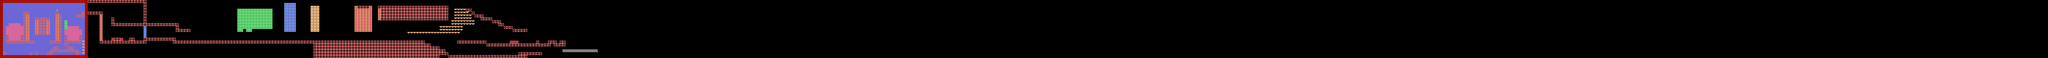

A 2D game scene composited from a Tiled map and its tileset images. What follows is a short description and the map's XML, with each tile layer's data collapsed to a summary:
An orthogonal 699x20 tile map with 8x8 px tiles, 3 tile layers (BackGround, Collision Layer, layer2) and 43 objects (10x DamageBlock, 8x MovementBlock, 3x VerticalBoostBlock, 3x CompleteLevelBlock, PlayerSpawner, ...).

<map version="1.10" tiledversion="1.11.2" orientation="orthogonal" renderorder="right-down" width="699" height="20" tilewidth="8" tileheight="8" infinite="0" nextlayerid="11" nextobjectid="112">
 <properties>
  <property name="Tile Size" type="int" value="32" />
 </properties>
 <tileset firstgid="1" source="worldTexture.tsx" />
 <layer id="9" name="BackGround" width="699" height="20">
  <data>[13980 cells, 600 non-empty, 1 distinct tile ids]</data>
 </layer>
 <layer id="1" name="Collision Layer" class="Collision Tile Layer" width="699" height="20">
  <data>[13980 cells, 1153 non-empty, 9 distinct tile ids]</data>
 </layer>
 <layer id="6" name="layer2" width="699" height="20">
  <data>[13980 cells, 150 non-empty, 3 distinct tile ids]</data>
 </layer>
 <objectgroup id="2" name="EntitySpawn" class="Entity Spawner">
  <object id="20" type="PlayerSpawner" x="248" y="24">
   <properties>
    <property name="isVisible" type="bool" value="true" />
   </properties>
   <point />
  </object>
 </objectgroup>
 <objectgroup id="4" name="blocks" class="Collision Blocks Object Layer">
  <object id="32" type="VerticalBoostBlock" gid="9" x="104" y="152" width="8" height="8" />
  <object id="33" type="VerticalBoostBlock" gid="9" x="112" y="152" width="8" height="8" />
  <object id="33" type="VerticalBoostBlock" gid="9" x="120" y="152" width="8" height="8" />
  <object id="34" type="CompleteLevelBlock" gid="16" x="224" y="32" width="8" height="8">
   <properties>
    <property name="isEnabled" type="bool" value="false" />
    <property name="nextLevel" type="int" value="2" />
   </properties>
  </object>
  <object id="35" type="CompleteLevelBlock" gid="16" x="224" y="24" width="8" height="8">
   <properties>
    <property name="isEnabled" type="bool" value="false" />
   </properties>
  </object>
  <object id="36" type="CompleteLevelBlock" gid="16" x="224" y="16" width="8" height="8">
   <properties>
    <property name="isEnabled" type="bool" value="true" />
   </properties>
  </object>
  <object id="49" type="CheckPointBlock" gid="18" x="112" y="48" width="8" height="8">
   <properties>
    <property name="position" type="object" value="105" />
   </properties>
  </object>
  <object id="54" type="DamageBlock" gid="19" x="192" y="112" width="8" height="8">
   <properties>
    <property name="collisionHitbox" type="object" value="0" />
   </properties>
  </object>
  <object id="61" type="DamageBlock" gid="19" x="32" y="112" width="8" height="8">
   <properties>
    <property name="collisionHitbox" type="object" value="61" />
   </properties>
  </object>
  <object id="55" type="DamageBlock" gid="19" x="184" y="112" width="8" height="8">
   <properties>
    <property name="collisionHitbox" type="object" value="0" />
   </properties>
  </object>
  <object id="60" type="DamageBlock" gid="19" x="24" y="112" width="8" height="8">
   <properties>
    <property name="collisionHitbox" type="object" value="60" />
   </properties>
  </object>
  <object id="56" type="DamageBlock" gid="19" x="200" y="112" width="8" height="8">
   <properties>
    <property name="collisionHitbox" type="object" value="0" />
   </properties>
  </object>
  <object id="59" type="DamageBlock" gid="19" x="40" y="112" width="8" height="8">
   <properties>
    <property name="collisionHitbox" type="object" value="0" />
   </properties>
  </object>
  <object id="57" type="DamageBlock" gid="19" x="208" y="112" width="8" height="8">
   <properties>
    <property name="collisionHitbox" type="object" value="0" />
   </properties>
  </object>
  <object id="58" type="DamageBlock" gid="19" x="48" y="112" width="8" height="8">
   <properties>
    <property name="collisionHitbox" type="object" value="58" />
   </properties>
  </object>
  <object id="62" type="DamageBlock" gid="19" x="16" y="96" width="8" height="8">
   <properties>
    <property name="collisionHitbox" type="object" value="62" />
   </properties>
  </object>
  <object id="63" type="DamageBlock" gid="19" x="56" y="96" width="8" height="8">
   <properties>
    <property name="collisionHitbox" type="object" value="63" />
   </properties>
  </object>
  <object id="105" x="48" y="16" width="8" height="8" />
 </objectgroup>
 <objectgroup id="10" name="dynamic blocks" class="Collision Blocks Object Layer">
  <properties>
   <property name="canOverrideCollisionLayer" type="bool" value="false" />
  </properties>
  <object id="70" type="MovementBlock" gid="17" x="72" y="136" width="64" height="8">
   <properties>
    <property name="EndBlockPosition" type="object" value="72" />
    <property name="canMove" type="bool" value="true" />
    <property name="initialBlockPosition" type="object" value="71" />
    <property name="velocity" type="float" value="0.2" />
   </properties>
  </object>
  <object id="71" x="8" y="128" width="8" height="8" />
  <object id="72" x="224" y="128" width="8" height="8" />
  <object id="73" type="MovementBlock" gid="17" x="184" y="40" width="8" height="8">
   <properties>
    <property name="EndBlockPosition" type="object" value="75" />
    <property name="canMove" type="bool" value="true" />
    <property name="initialBlockPosition" type="object" value="74" />
   </properties>
  </object>
  <object id="74" x="168" y="32" width="8" height="8" />
  <object id="75" x="208" y="32" width="8" height="8" />
  <object id="86" type="MovementBlock" gid="17" x="528" y="112" width="120" height="8">
   <properties>
    <property name="EndBlockPosition" type="object" value="87" />
    <property name="canMove" type="bool" value="true" />
    <property name="initialBlockPosition" type="object" value="88" />
    <property name="velocity" type="float" value="0.1" />
   </properties>
  </object>
  <object id="87" x="1552" y="104" width="8" height="8" />
  <object id="88" x="472" y="104" width="8" height="8" />
  <object id="89" type="MovementBlock" gid="17" x="336" y="40" width="8" height="8">
   <properties>
    <property name="EndBlockPosition" type="object" value="95" />
    <property name="initialBlockPosition" type="object" value="94" />
    <property name="velocity" type="float" value="0.2" />
   </properties>
  </object>
  <object id="90" type="MovementBlock" gid="17" x="352" y="48" width="8" height="8">
   <properties>
    <property name="EndBlockPosition" type="object" value="96" />
    <property name="canMove" type="bool" value="true" />
    <property name="initialBlockPosition" type="object" value="97" />
    <property name="velocity" type="float" value="0.5" />
   </properties>
  </object>
  <object id="91" type="MovementBlock" gid="17" x="360" y="32" width="8" height="8">
   <properties>
    <property name="EndBlockPosition" type="object" value="99" />
    <property name="canMove" type="bool" value="true" />
    <property name="initialBlockPosition" type="object" value="98" />
    <property name="velocity" type="float" value="0.9" />
   </properties>
  </object>
  <object id="92" type="MovementBlock" gid="17" x="424" y="32" width="8" height="8">
   <properties>
    <property name="EndBlockPosition" type="object" value="101" />
    <property name="canMove" type="bool" value="true" />
    <property name="initialBlockPosition" type="object" value="100" />
    <property name="velocity" type="float" value="1" />
   </properties>
  </object>
  <object id="93" type="MovementBlock" gid="17" x="376" y="40" width="8" height="8">
   <properties>
    <property name="EndBlockPosition" type="object" value="104" />
    <property name="initialBlockPosition" type="object" value="102" />
    <property name="velocity" type="float" value="1" />
   </properties>
  </object>
  <object id="94" x="336" y="8" width="8" height="8" />
  <object id="95" x="336" y="56" width="8" height="8" />
  <object id="96" x="352" y="56" width="8" height="8" />
  <object id="97" x="352" y="16" width="8" height="8" />
  <object id="98" x="360" y="48" width="8" height="8" />
  </objectgroup>
</map>
<!-- 5 of 43 objects omitted -->
